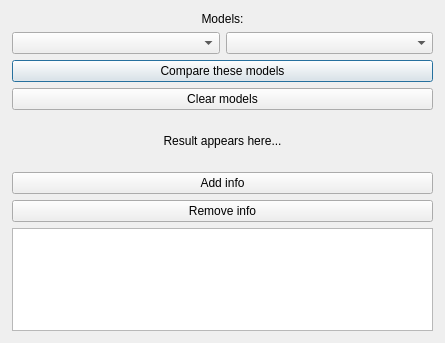
<?xml version="1.0" encoding="UTF-8"?>
<ui version="4.0">
 <class>Dialog</class>
 <widget class="QDialog" name="Dialog">
  <property name="geometry">
   <rect>
    <x>0</x>
    <y>0</y>
    <width>445</width>
    <height>343</height>
   </rect>
  </property>
  <property name="windowTitle">
   <string>Dialog</string>
  </property>
  <layout class="QVBoxLayout" name="verticalLayout">
   <property name="leftMargin">
    <number>12</number>
   </property>
   <property name="topMargin">
    <number>12</number>
   </property>
   <property name="rightMargin">
    <number>12</number>
   </property>
   <property name="bottomMargin">
    <number>12</number>
   </property>
   <item>
    <widget class="QLabel" name="label">
     <property name="sizePolicy">
      <sizepolicy hsizetype="Preferred" vsizetype="Maximum">
       <horstretch>0</horstretch>
       <verstretch>0</verstretch>
      </sizepolicy>
     </property>
     <property name="text">
      <string>Models:</string>
     </property>
     <property name="alignment">
      <set>Qt::AlignCenter</set>
     </property>
    </widget>
   </item>
   <item>
    <widget class="QFrame" name="frame">
     <property name="sizePolicy">
      <sizepolicy hsizetype="Preferred" vsizetype="Maximum">
       <horstretch>0</horstretch>
       <verstretch>0</verstretch>
      </sizepolicy>
     </property>
     <property name="frameShape">
      <enum>QFrame::NoFrame</enum>
     </property>
     <property name="frameShadow">
      <enum>QFrame::Raised</enum>
     </property>
     <layout class="QHBoxLayout" name="horizontalLayout">
      <property name="leftMargin">
       <number>0</number>
      </property>
      <property name="topMargin">
       <number>0</number>
      </property>
      <property name="rightMargin">
       <number>0</number>
      </property>
      <property name="bottomMargin">
       <number>0</number>
      </property>
      <item>
       <widget class="QComboBox" name="modelList1">
        <property name="sizePolicy">
         <sizepolicy hsizetype="Expanding" vsizetype="Fixed">
          <horstretch>0</horstretch>
          <verstretch>0</verstretch>
         </sizepolicy>
        </property>
        <property name="duplicatesEnabled">
         <bool>false</bool>
        </property>
       </widget>
      </item>
      <item>
       <widget class="QComboBox" name="modelList2">
        <property name="sizePolicy">
         <sizepolicy hsizetype="Expanding" vsizetype="Fixed">
          <horstretch>0</horstretch>
          <verstretch>0</verstretch>
         </sizepolicy>
        </property>
       </widget>
      </item>
     </layout>
    </widget>
   </item>
   <item>
    <widget class="QPushButton" name="compareModels">
     <property name="sizePolicy">
      <sizepolicy hsizetype="Minimum" vsizetype="Maximum">
       <horstretch>0</horstretch>
       <verstretch>0</verstretch>
      </sizepolicy>
     </property>
     <property name="text">
      <string>Compare these models</string>
     </property>
     <property name="default">
      <bool>true</bool>
     </property>
    </widget>
   </item>
   <item>
    <widget class="QPushButton" name="clearModels">
     <property name="sizePolicy">
      <sizepolicy hsizetype="Minimum" vsizetype="Maximum">
       <horstretch>0</horstretch>
       <verstretch>0</verstretch>
      </sizepolicy>
     </property>
     <property name="text">
      <string>Clear models</string>
     </property>
     <property name="autoDefault">
      <bool>false</bool>
     </property>
     <property name="default">
      <bool>false</bool>
     </property>
    </widget>
   </item>
   <item>
    <widget class="QLabel" name="comparisonResult">
     <property name="sizePolicy">
      <sizepolicy hsizetype="Preferred" vsizetype="Preferred">
       <horstretch>0</horstretch>
       <verstretch>0</verstretch>
      </sizepolicy>
     </property>
     <property name="minimumSize">
      <size>
       <width>0</width>
       <height>50</height>
      </size>
     </property>
     <property name="text">
      <string>Result appears here...</string>
     </property>
     <property name="alignment">
      <set>Qt::AlignCenter</set>
     </property>
     <property name="wordWrap">
      <bool>true</bool>
     </property>
    </widget>
   </item>
   <item>
    <widget class="QPushButton" name="addInfo">
     <property name="sizePolicy">
      <sizepolicy hsizetype="Minimum" vsizetype="Maximum">
       <horstretch>0</horstretch>
       <verstretch>0</verstretch>
      </sizepolicy>
     </property>
     <property name="text">
      <string>Add info</string>
     </property>
     <property name="autoDefault">
      <bool>false</bool>
     </property>
     <property name="default">
      <bool>false</bool>
     </property>
    </widget>
   </item>
   <item>
    <widget class="QPushButton" name="remInfo">
     <property name="sizePolicy">
      <sizepolicy hsizetype="Minimum" vsizetype="Maximum">
       <horstretch>0</horstretch>
       <verstretch>0</verstretch>
      </sizepolicy>
     </property>
     <property name="text">
      <string>Remove info</string>
     </property>
     <property name="autoDefault">
      <bool>false</bool>
     </property>
     <property name="default">
      <bool>false</bool>
     </property>
    </widget>
   </item>
   <item>
    <widget class="QListWidget" name="infoList"/>
   </item>
  </layout>
 </widget>
 <resources/>
 <connections/>
</ui>
